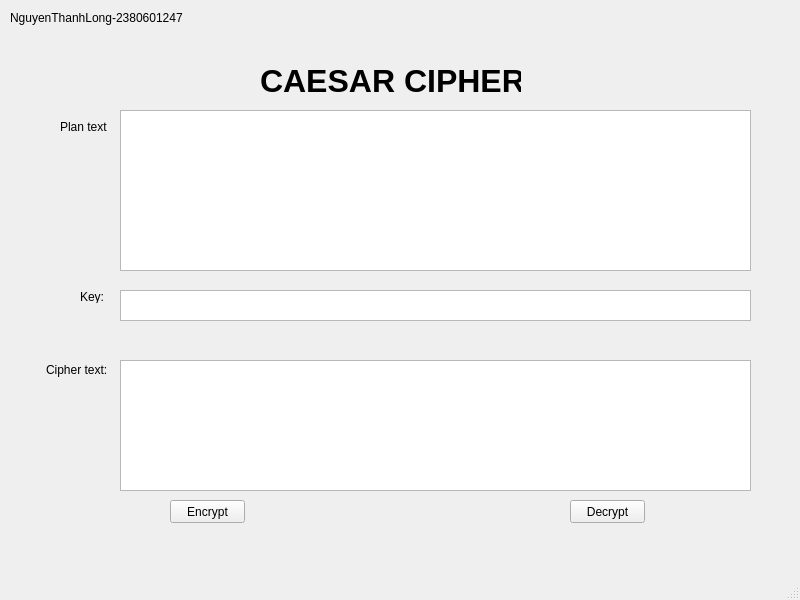
<?xml version="1.0" encoding="UTF-8"?>
<ui version="4.0">
 <class>MainWindow</class>
 <widget class="QMainWindow" name="MainWindow">
  <property name="geometry">
   <rect>
    <x>0</x>
    <y>0</y>
    <width>800</width>
    <height>600</height>
   </rect>
  </property>
  <property name="windowTitle">
   <string>MainWindow</string>
  </property>
  <widget class="QWidget" name="centralwidget">
   <widget class="QPushButton" name="btn_encrypt">
    <property name="geometry">
     <rect>
      <x>170</x>
      <y>500</y>
      <width>75</width>
      <height>23</height>
     </rect>
    </property>
    <property name="text">
     <string>Encrypt</string>
    </property>
   </widget>
   <widget class="QPushButton" name="btn_decrypt">
    <property name="geometry">
     <rect>
      <x>570</x>
      <y>500</y>
      <width>75</width>
      <height>23</height>
     </rect>
    </property>
    <property name="text">
     <string>Decrypt</string>
    </property>
   </widget>
   <widget class="QLabel" name="label">
    <property name="geometry">
     <rect>
      <x>260</x>
      <y>60</y>
      <width>261</width>
      <height>41</height>
     </rect>
    </property>
    <property name="font">
     <font>
      <pointsize>24</pointsize>
      <weight>75</weight>
      <bold>true</bold>
     </font>
    </property>
    <property name="text">
     <string>CAESAR CIPHER</string>
    </property>
   </widget>
   <widget class="QLabel" name="label_2">
    <property name="geometry">
     <rect>
      <x>60</x>
      <y>120</y>
      <width>47</width>
      <height>13</height>
     </rect>
    </property>
    <property name="text">
     <string>Plan text:</string>
    </property>
   </widget>
   <widget class="QLabel" name="label_3">
    <property name="geometry">
     <rect>
      <x>80</x>
      <y>290</y>
      <width>47</width>
      <height>13</height>
     </rect>
    </property>
    <property name="text">
     <string>Key:</string>
    </property>
   </widget>
   <widget class="QLabel" name="label_4">
    <property name="geometry">
     <rect>
      <x>46</x>
      <y>360</y>
      <width>61</width>
      <height>20</height>
     </rect>
    </property>
    <property name="text">
     <string>Cipher text:</string>
    </property>
   </widget>
   <widget class="QPlainTextEdit" name="txt_plain_text">
    <property name="geometry">
     <rect>
      <x>120</x>
      <y>110</y>
      <width>631</width>
      <height>161</height>
     </rect>
    </property>
   </widget>
   <widget class="QPlainTextEdit" name="txt_key">
    <property name="geometry">
     <rect>
      <x>120</x>
      <y>290</y>
      <width>631</width>
      <height>31</height>
     </rect>
    </property>
   </widget>
   <widget class="QPlainTextEdit" name="txt_cipher_text">
    <property name="geometry">
     <rect>
      <x>120</x>
      <y>360</y>
      <width>631</width>
      <height>131</height>
     </rect>
    </property>
   </widget>
   <widget class="QLabel" name="label_5">
    <property name="geometry">
     <rect>
      <x>10</x>
      <y>10</y>
      <width>181</width>
      <height>16</height>
     </rect>
    </property>
    <property name="text">
     <string>NguyenThanhLong-2380601247</string>
    </property>
   </widget>
  </widget>
  <widget class="QMenuBar" name="menubar">
   <property name="geometry">
    <rect>
     <x>0</x>
     <y>0</y>
     <width>800</width>
     <height>21</height>
    </rect>
   </property>
  </widget>
  <widget class="QStatusBar" name="statusbar"/>
 </widget>
 <resources/>
 <connections/>
</ui>
